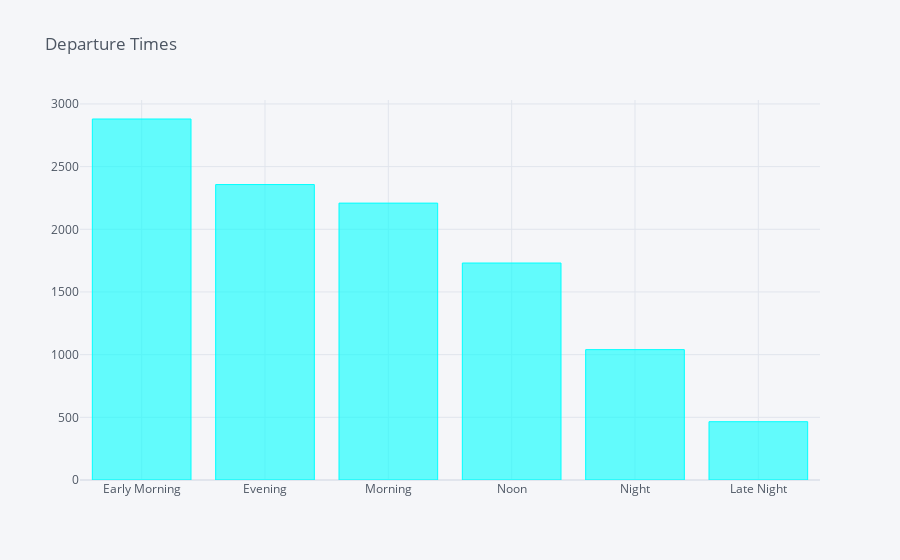

The notebook cell saved with this chart:
### Code cell
data['Dep_Hour'].apply(departure_time).value_counts().iplot(kind='bar', color='cyan', title="Departure Times")

### Figure 1 — Plotly figure (JSON) as saved in the notebook; plotly's stock layout.template omitted (floating-point values rounded to 4 significant figures)
{"data": [{"marker": {"color": "rgba(0, 255, 255, 0.6)", "line": {"color": "rgba(0, 255, 255, 1.0)", "width": 1}}, "name": "Dep_Hour", "orientation": "v", "text": "", "type": "bar", "x": ["Early Morning", "Evening", "Morning", "Noon", "Night", "Late Night"], "y": [2880, 2357, 2209, 1731, 1040, 465]}], "layout": {"legend": {"bgcolor": "#F5F6F9", "font": {"color": "#4D5663"}}, "paper_bgcolor": "#F5F6F9", "plot_bgcolor": "#F5F6F9", "title": {"font": {"color": "#4D5663"}, "text": "Departure Times"}, "xaxis": {"gridcolor": "#E1E5ED", "showgrid": true, "tickfont": {"color": "#4D5663"}, "title": {"font": {"color": "#4D5663"}, "text": ""}, "zerolinecolor": "#E1E5ED"}, "yaxis": {"gridcolor": "#E1E5ED", "showgrid": true, "tickfont": {"color": "#4D5663"}, "title": {"font": {"color": "#4D5663"}, "text": ""}, "zerolinecolor": "#E1E5ED"}}}
